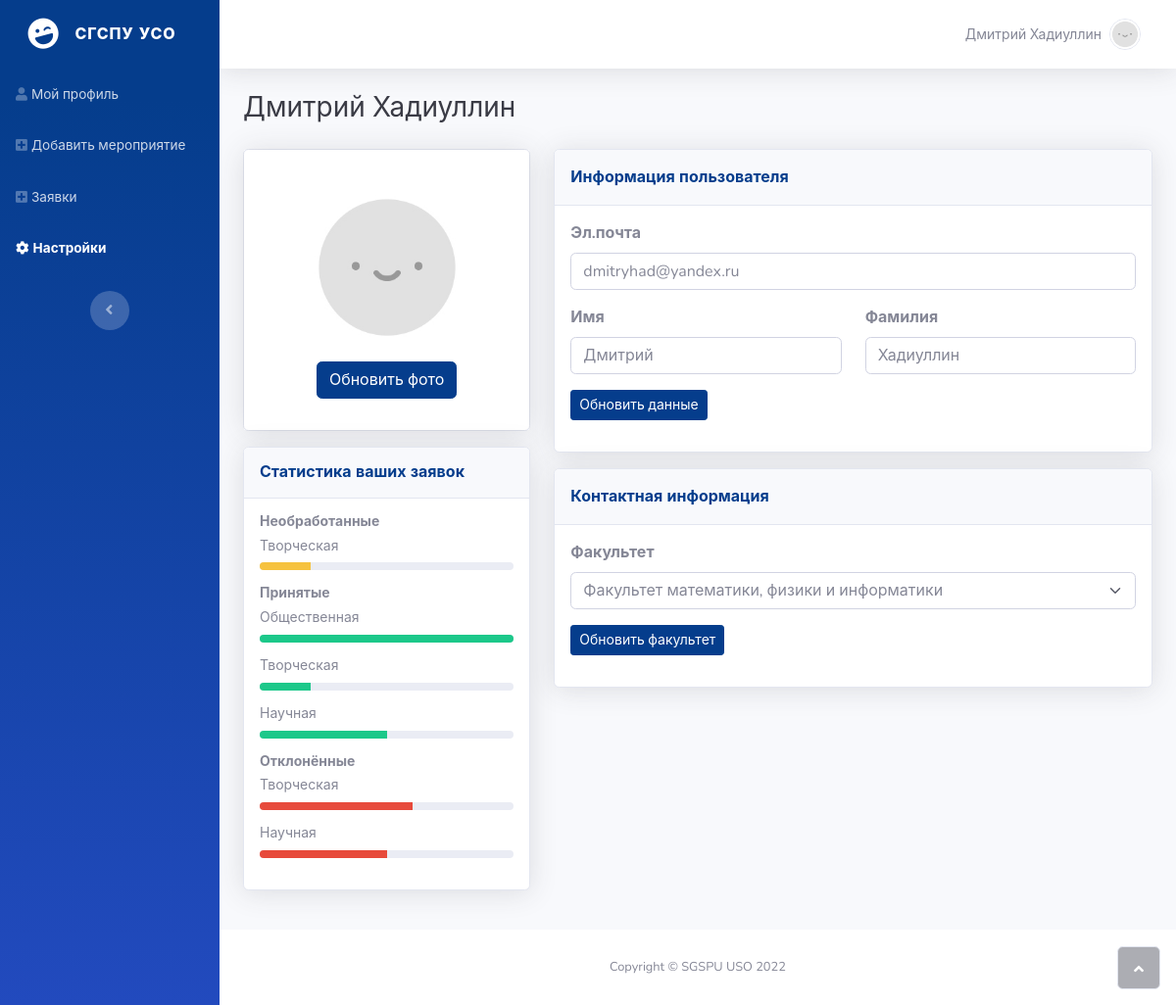
Page /profile/settings (signed in) on the earlier database version.
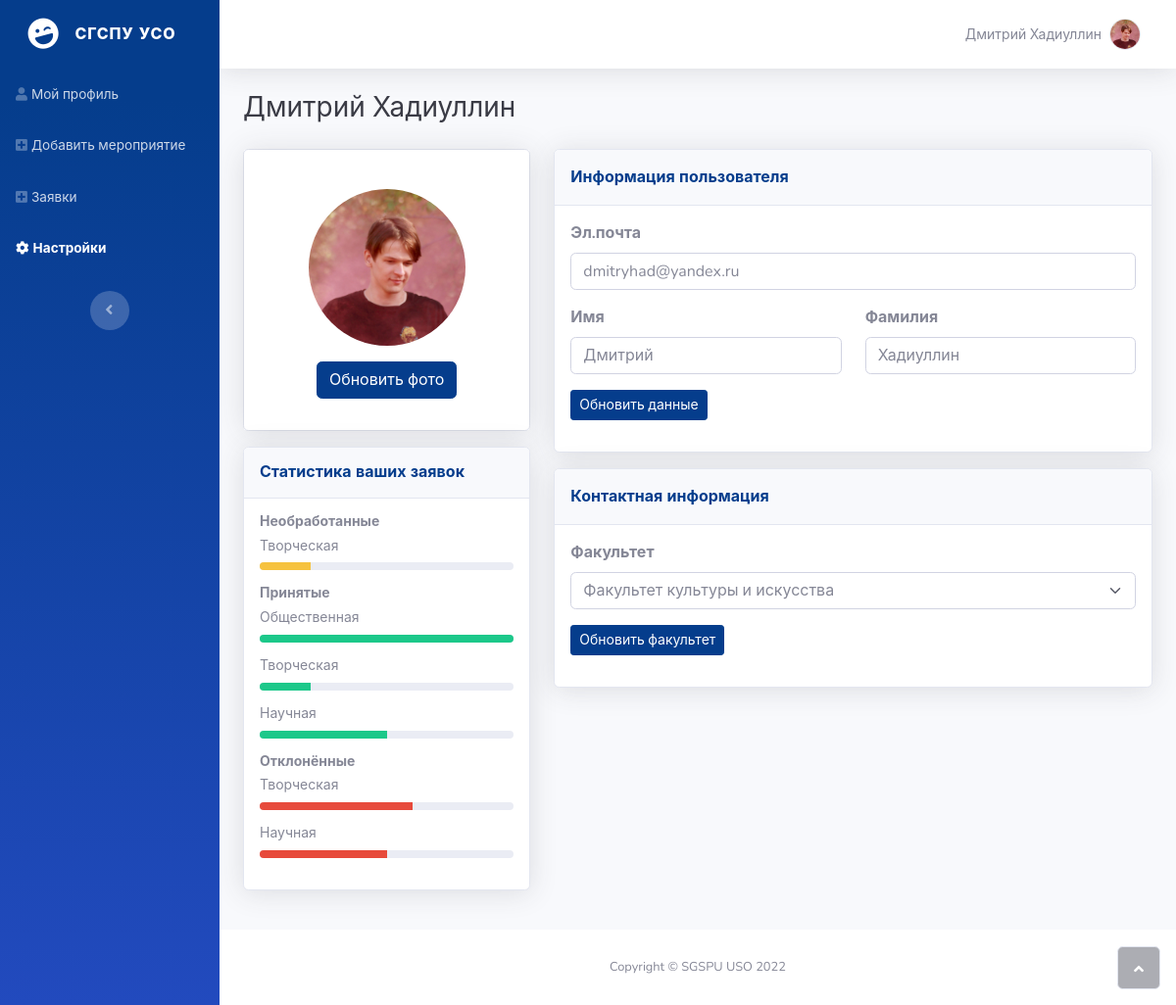
Same page on the later database version.
### models.py (models this page shows, shortened)
class User(db.Model, UserMixin):
    __tablename__ = 'user'
    id = db.Column(db.Integer, primary_key=True)
    username = db.Column(db.String(120),  nullable=False)
    firstname = db.Column(db.String(120),  nullable=False)
    lastname = db.Column(db.String(120), nullable=False)
    email = db.Column(db.String(120), nullable=False, unique=True)
    uzName = db.Column(db.String(120), nullable=False)
    level = db.Column(db.Integer,  nullable=False)
    password = db.Column(db.String(250), nullable=False)
    department = db.Column(db.String(120), nullable=False)
    region = db.Column(db.String(120), nullable=False)
    avatar = db.Column(db.String(120), nullable=False)

### app.py (the view)
@app.route('/profile/settings', methods=['GET', 'POST'])
@login_required
def settings():
    if request.method == 'GET':
        data_math = math_plus()
        data_math_all = math_all(data_math)
        cursor = db.session.execute(
            f'SELECT id, username, firstname, lastname, email, uzName, level, department, avatar FROM user WHERE id = {current_user.id};')
        result = cursor.fetchone()
        return render_template('profile/settings.html', info=result, data=data_math, level=current_user.level, array_department=DEPARTMENT)

### app.py (called while the page is built)
@login_manager.user_loader
def load_user(user_id):
    return User.query.get(int(user_id))

def math_plus():
    sfera_array = ['Общественная', 'Творческая', 'Спортивная', 'Научная']
    status_array = [0, 1, 2]
    result = []
    for sfera in range(len(sfera_array)):
        result.append([])
        result[sfera].append(sfera_array[sfera])
        for status in range(len(status_array)):
            cursor = db.session.execute(
                f"SELECT count(*) FROM event WHERE own = '{current_user.id}' AND sfera = '{sfera_array[sfera]}' AND status = {status}")
            result[sfera].append(cursor.fetchone()[0])
    sum_event = 0
    for i in range(len(result)):
        for j in range(len(result[i])):
            if result[i][j] != 0 and j != 0:
                sum_event = sum_event + result[i][j]
        result[i].append(sum_event)
        sum_event = 0
    return result

def math_all(Arr):
    sum_success = 0
    sum_progressing = 0
    sum_cancel = 0
    for i in Arr:
        sum_progressing = sum_progressing + i[1]
        sum_success = sum_success + i[2]
        sum_cancel = sum_cancel + i[3]
    result = [sum_progressing, sum_success, sum_cancel]
    return result

### templates/profile/settings.html (shortened to what this page needs)
<!DOCTYPE html>
<html>
<head>
    <link rel="stylesheet" href="{{ url_for('static', filename='assets/bootstrap/css/bootstrap.min.css') }}">
    <link rel="stylesheet" href="{{ url_for('static', filename='assets/fonts/fontawesome-all.min.css') }}">
    <link rel="stylesheet" href="{{ url_for('static', filename='assets/fonts/font-awesome.min.css') }}">
    <link rel="stylesheet" href="{{ url_for('static', filename='assets/fonts/fontawesome5-overrides.min.css') }}">
</head>
<body id="page-top">
    <div id="wrapper">
        <nav class="navbar navbar-dark align-items-start sidebar sidebar-dark accordion bg-gradient-primary p-0">
            <div class="container-fluid d-flex flex-column p-0"><a
                    class="navbar-brand d-flex justify-content-center align-items-center sidebar-brand m-0" href="#">
                    <div class="sidebar-brand-icon rotate-n-15"><i class="fas fa-laugh-wink"></i></div>
                    <div class="sidebar-brand-text mx-3"><span>СГСПУ УСО</span></div>
                </a>
                <ul class="navbar-nav text-light" id="accordionSidebar">
                    <li class="nav-item"><a class="nav-link" href="/profile"><i class="fas fa-user"></i><span>Мой
                                профиль</span></a></li>
                    <li class="nav-item"><a class="nav-link" href="/add_event"><i
                                class="fas fa-plus-square"></i><span>Добавить мероприятие</span></a></li>
                    <li class="nav-item"><a class="nav-link" href="/request_events"><i
                                class="fas fa-plus-square"></i><span>Заявки</span></a></li>
                    <li class="nav-item"><a class="nav-link active" href="/profile/settings"><i
                                class="fas fa-cog"></i><span>Настройки</span></a></li>
                </ul>
                <div class="text-center d-none d-md-inline"><button class="btn rounded-circle border-0"
                        id="sidebarToggle" type="button"></button></div>
            </div>
        </nav>
        <div class="d-flex flex-column" id="content-wrapper">
            <div id="content">
                <nav class="navbar navbar-light navbar-expand bg-white shadow mb-4 topbar static-top">
                    <div class="container-fluid">
                        <ul class="navbar-nav flex-nowrap ms-auto">
                            <li class="nav-item dropdown no-arrow">
                                <div class="nav-item dropdown no-arrow"><a class="dropdown-toggle nav-link"
                                        aria-expanded="false" data-bs-toggle="dropdown" href="#"><span
                                            class="d-none d-lg-inline me-2 text-gray-600 small">{{info[2] + " " +
                                            info[3]}}</span><img class="border rounded-circle img-profile"
                                            src="{{ url_for('static', filename='uploads/avatar/'+info[8]) }}"></a>
                                </div>
                            </li>
                        </ul>
                    </div>
                </nav>
                <div class="container-fluid">
                    <h3 class="text-dark mb-4">{{info[2] + " " + info[3]}}</h3>
                    <div class="row mb-3">
                        <div class="col-lg-4">
                            <div class="card mb-3">
                                <div class="card-body text-center shadow"><img class="rounded-circle mb-3 mt-4"
                                    src="{{ url_for('static', filename='uploads/avatar/'+info[8]) }}"
                                        width="160" height="160">
                                        <div class="mb-3">
                                            <button type="button" class="btn btn-primary" data-bs-toggle="modal" data-bs-target="#sclModal">Обновить фото</button><br>
                                        </div>
                                </div>
                            </div>
                            <div class="card shadow mb-4">
                                <div class="card-header py-3">
                                    <h6 class="text-primary fw-bold m-0">Статистика ваших заявок</h6>
                                </div>
                                <div class="card-body">
                                    <h4 class="small fw-bold">Необработанные</h4>
                                    {% for d in data %}
                                    {% if d[4] != 0 and d[1] != 0 %}
                                    <h5 class="small fw-italic">{{d[0]}}</h4>
                                        <div class="progress progress-sm mb-3">
                                            <div class="progress-bar bg-warning" aria-valuenow="20" aria-valuemin="0"
                                                aria-valuemax="100" style="width: {{(d[1] / d[4]) * 100}}%;"></div>
                                        </div>
                                        {% endif %}
                                        {% endfor %}
                                        <h4 class="small fw-bold">Принятые</h4>
                                        {% for d in data %}
                                        {% if d[4] != 0 and d[2] != 0 %}
                                        <h5 class="small fw-italic">{{d[0]}}</h4>
                                            <div class="progress progress-sm mb-3">
                                                <div class="progress-bar bg-success" aria-valuenow="20"
                                                    aria-valuemin="0" aria-valuemax="100"
                                                    style="width: {{(d[2] / d[4]) * 100}}%;"></div>
                                            </div>
                                            {% endif %}
                                            {% endfor %}
                                            <h4 class="small fw-bold">Отклонённые</h4>
                                            {% for d in data %}
                                            {% if d[4] != 0 and d[3] != 0 %}
                                            <h5 class="small fw-italic">{{d[0]}}</h4>
                                                <div class="progress progress-sm mb-3">
                                                    <div class="progress-bar bg-danger" aria-valuenow="20"
                                                        aria-valuemin="0" aria-valuemax="100"
                                                        style="width: {{(d[3] / d[4]) * 100}}%;"></div>
                                                </div>
                                                {% endif %}
                                                {% endfor %}
                                </div>
                            </div>
                        </div>
                        <div class="col-lg-8">
                            <div class="row">
                                <div class="col">
                                    <div class="card shadow mb-3">
                                        <div class="card-header py-3">
                                            <p class="text-primary m-0 fw-bold">Информация пользователя</p>
                                        </div>
                                        <div class="card-body">
                                            <form>
                                                <div class="row">
                                                    <div class="col">
                                                        <div class="mb-3"><label class="form-label"
                                                                for="email"><strong>Эл.почта</strong></label><input
                                                                class="form-control" type="email" id="email"
                                                                placeholder="{{info[4]}}" name="email"></div>
                                                    </div>
                                                </div>
                                                <div class="row">
                                                    <div class="col">
                                                        <div class="mb-3"><label class="form-label"
                                                                for="first_name"><strong>Имя</strong></label><input
                                                                class="form-control" type="text" id="firstname"
                                                                placeholder="{{info[2]}}" name="firstname"></div>
                                                    </div>
                                                    <div class="col">
                                                        <div class="mb-3"><label class="form-label"
                                                                for="last_name"><strong>Фамилия</strong></label><input
                                                                class="form-control" type="text" id="lastname"
                                                                placeholder="{{info[3]}}" name="lastname"></div>
                                                    </div>
                                                </div>
                                                <div class="mb-3"><button class="btn btn-primary btn-sm"
                                                        type="submit">Обновить данные</button></div>
                                            </form>
                                        </div>
                                    </div>
                                    <div class="card shadow">
                                        <div class="card-header py-3">
                                            <p class="text-primary m-0 fw-bold">Контактная информация</p>
                                        </div>
                                        <div class="card-body">
                                            <form method="POST" id="update_department">
                                                <div class="mb-3"><label class="form-label"
                                                        for="department"><strong>Факультет</strong></label>
                                                    <select class="form-select" id="department" name="department">
                                                        {% for d in array_department %}
                                                            {% if d[1] == info[7] %}
                                                                <option value="{{d}}" selected>{{d[2]}}</option>
                                                            {% else %}
                                                            <option value="{{d}}">{{d[2]}}</option>
                                                            {% endif %}
                                                        {% endfor %}
                                                    </select>
                                                </div>
                                                <div class="mb-3"><input class="btn btn-primary btn-sm" name="update_department"
                                                        id="update_department" type="submit" value="Обновить факультет"></input>
                                                </div>
                                            </form>
                                        </div>
                                    </div>
                                </div>
                            </div>
                        </div>
                    </div>
                </div>
            </div>
            <footer class="bg-white sticky-footer">
                <div class="container my-auto">
                    <div class="text-center my-auto copyright"><span>Copyright © SGSPU USO 2022</span></div>
                </div>
            </footer>
        </div><a class="border rounded d-inline scroll-to-top" href="#page-top"><i class="fas fa-angle-up"></i></a>
    </div>
</body>
</html>

Differences in the rows shown:
changed User "Дмитрий Хадиуллин": avatar: picture added in place of a placeholder; department "Факультет математики, физики и информатики" → "Факультет культуры и искусства"
